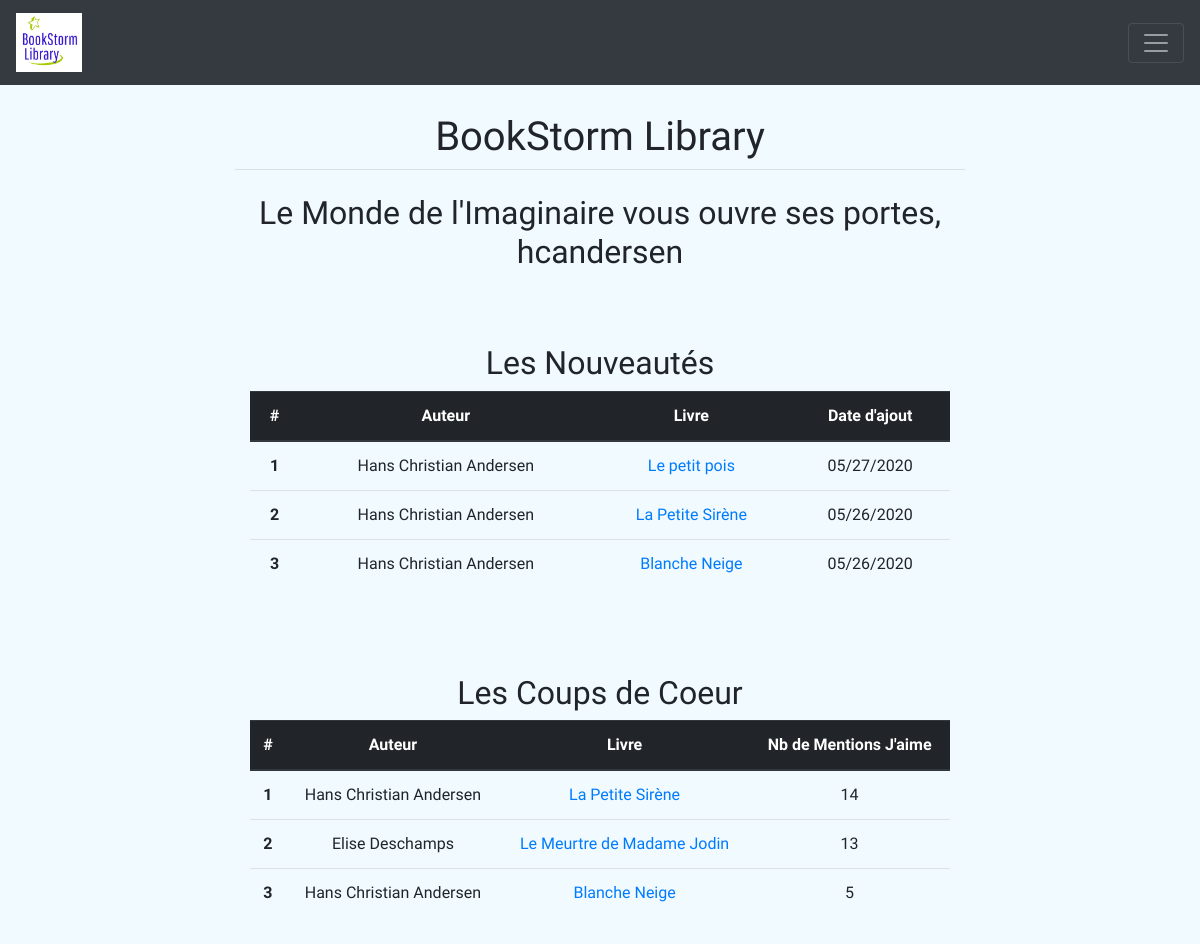
/ (signed in), run on an earlier commit of the app's database.
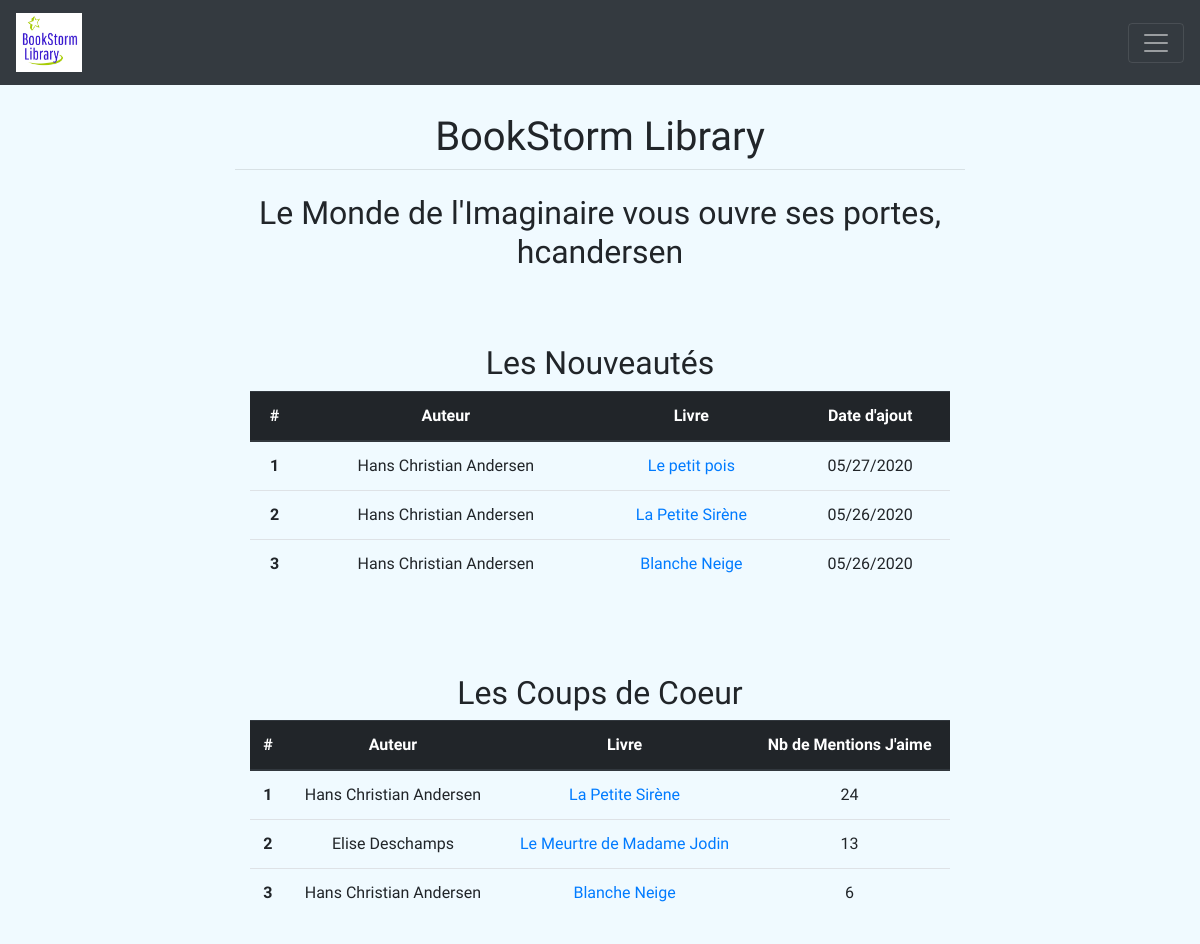
And on a later commit of the database.
### books/models.py (models this page shows, shortened)
class Book(models.Model): #() indicate inheritance
	title				= models.CharField(max_length=120)
	summary 			= models.TextField()
	author				= models.ForeignKey(Account, on_delete=models.CASCADE, limit_choices_to={'is_author': True}) # possible values of on_delete: [CASCADE, PROTECT, SET_NULL, SET_DEFAULT, SET(value)]
	publication_date	= models.DateField()
	create_stamp        = models.DateField(auto_now_add=True)
	categories			= models.ManyToManyField(Category) # ManyToMany relationship with the Category model class
	price				= models.DecimalField(max_digits = 5, decimal_places = 2)
	nb_likes			= models.IntegerField(default=0, editable=False)
	def __str__(self):
		return self.title # toString method ==> print(obj)

### accounts/models.py (models this page shows, shortened)
class Account(AbstractUser):
    is_author	= models.BooleanField(default=False)
    def has_author_account(self):
        return self.is_author
    def __str__(self):
        if self.first_name is None or self.first_name is '': #no null in python, use None instead
            return self.username
        else:
            return self.get_full_name()

### pages/views.py (the view)
# urls.py: path('', index_view, name='index'),
def index_view(request):
	print(request.user.is_authenticated)
	if request.user.is_authenticated:
		new_arrivals_list 	= Book.objects.order_by('-create_stamp')[:3] #order by descending order, keep first 3
		top_books_list 		= Book.objects.order_by('-nb_likes')[:3] #order by descending order, keep first 3
		context = {
			'new_arrivals_list'	: new_arrivals_list,
			'top_books_list'	: top_books_list
		}
		return render(request, 'index.html', context)
	else:
		return render(request, 'accounts:login', {})

### pages/templates/index.html
{% extends 'base.html' %}
{% block content %}
	{% load pages_extras %}
	<h2 style="text-align: center;">Le <span style="font-family: 'Mountains of Christmas', cursive;">Monde de l'Imaginaire</span> vous ouvre ses portes, {{ user.get_username }}</h2>
	{% if not new_arrivals_list and not top_books_list %}
		<div class="alert alert-warning text-center">
			Nous n'avons malheureusement aucun livre à vous proposer pour le moment. Mais revenez bientôt, nous aurons certainement de quoi vous faire rêver!
		</div>
	{% else %}
		<div class="container" style="margin-top: 10%">
			<div class="row" style="margin-bottom: 10%;">
				<div class="col text-center align-self-center">
					<h2 style="font-family: 'Mountains of Christmas', cursive;">Les Nouveautés</h2>
					<table class="table">
					  <thead class="thead-dark">
					    <tr>
					      <th scope="col">#</th>
					      <th scope="col">Auteur</th>
					      <th scope="col">Livre</th>
					      <th scope="col">Date d'ajout</th>
					    </tr>
					  </thead>
					  <tbody>
					  	{% for book in new_arrivals_list%}
					  		<tr>
						      <th scope="row">{{ forloop.counter }}</th>
						      <td>{{ book.author }}</td>
						      <td><a href="{% url 'books:book-detail' book.pk %}">{{ book }}</a></td>
						      <td>{{ book.create_stamp|date:"SHORT_DATE_FORMAT" }}</td>
						    </tr>
					  	{% endfor %}
					  </tbody>
					</table>
				</div>
			</div>
			<div class="row">
				<div class="col text-center align-self-center">
					<div class="col text-center align-self-center">
						<h2 style="font-family: 'Mountains of Christmas', cursive;">Les Coups de Coeur</h2>
					</div>
					<table class="table table-hover">
					  <thead class="thead-dark">
					    <tr>
					      <th scope="col">#</th>
					      <th scope="col">Auteur</th>
					      <th scope="col">Livre</th>
					      <th scope="col">Nb de Mentions J'aime</th>
					    </tr>
					  </thead>
					  <tbody>
					    {% for book in top_books_list %}
					  		<tr>
						      <th scope="row">{{ forloop.counter }}</th>
						      <td>{{ book.author }}</td>
						      <td><a href="{% url 'books:book-detail' book.pk %}">{{ book }}</a></td>
						      <td>{{ book.nb_likes }}</td>
						    </tr>
					  	{% endfor %}
					  </tbody>
					</table>
				</div>
			</div>
	{% endif %}
{% endblock %}

What changed in the data, as far as the page shows it:
changed Book "La Petite Sirène": nb_likes "14" → "24"
changed Book "Blanche Neige": nb_likes "5" → "6"
